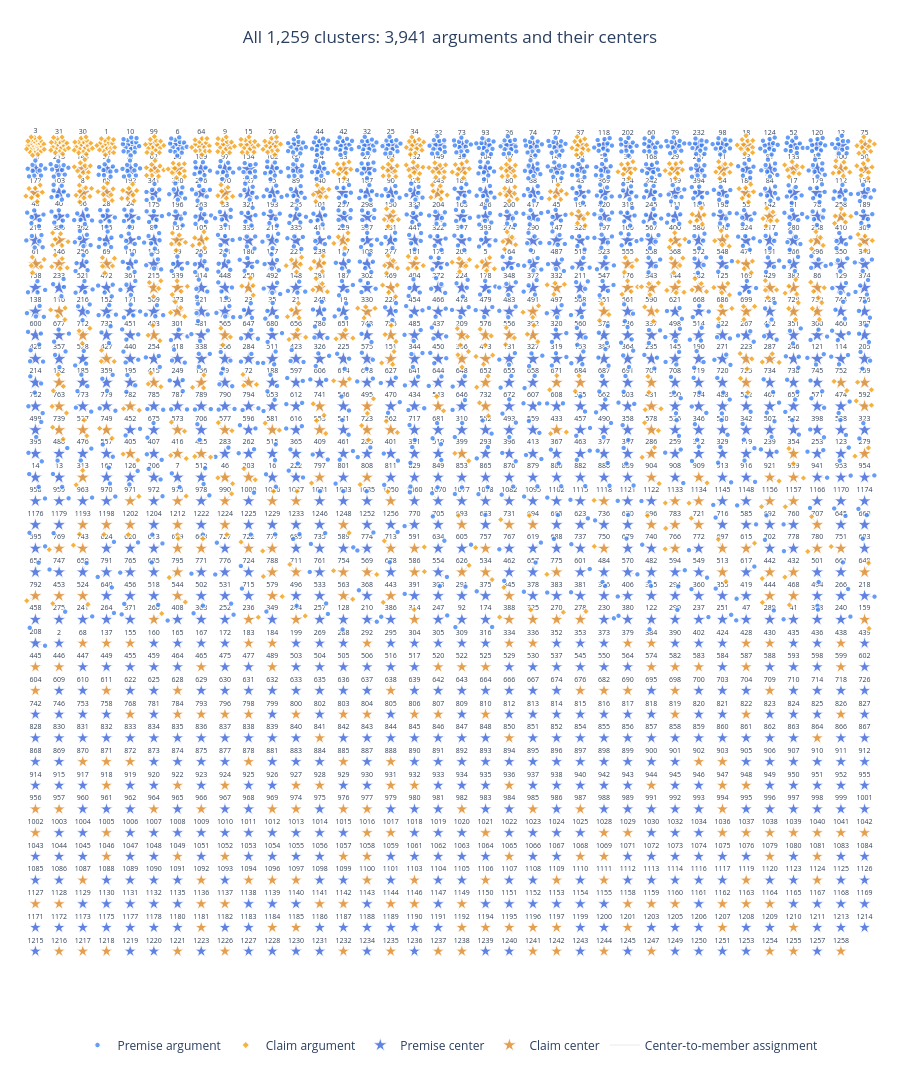

The notebook cell saved with this chart:
### Markdown cell above
## 8. All-cluster center and argument atlas

This Plotly atlas places every partition in one zoomable grid, ordered by decreasing cluster size and then increasing conductance. A star marks the observed center argument returned by the partitioner; circles and diamonds are the remaining premise and claim arguments. Gray spokes connect every member to its center. The center is an actual argument, not an averaged embedding centroid.

### Code cell
import plotly.graph_objects as go

ATLAS_CELL_RADIUS = 0.42
ATLAS_GOLDEN_ANGLE = np.pi * (3.0 - np.sqrt(5.0))

atlas_cluster_order = (
    partition_diagnostics.sort_values(
        ["size", "conductance", "cluster_id"],
        ascending=[False, True, True],
    )["cluster_id"]
    .astype(int)
    .tolist()
)
atlas_columns = int(np.ceil(np.sqrt(len(atlas_cluster_order))))
atlas_rows = int(np.ceil(len(atlas_cluster_order) / atlas_columns))
atlas_cluster_coordinates = {
    cluster_id: (
        float(position % atlas_columns),
        float(-(position // atlas_columns)),
    )
    for position, cluster_id in enumerate(atlas_cluster_order)
}
atlas_cluster_rows = {
    int(cluster_id): rows
    for cluster_id, rows in restored_cluster_arguments.groupby(
        "cluster_id",
        sort=False,
    )
}

atlas_groups = {
    "member_premise": {"x": [], "y": [], "hover": [], "text": [], "size": []},
    "member_claim": {"x": [], "y": [], "hover": [], "text": [], "size": []},
    "center_premise": {"x": [], "y": [], "hover": [], "text": [], "size": []},
    "center_claim": {"x": [], "y": [], "hover": [], "text": [], "size": []},
}
atlas_spoke_x = []
atlas_spoke_y = []


def _append_atlas_argument(group_name, row, x, y):
    text_preview = str(row["text"])
    if len(text_preview) > 220:
        text_preview = f"{text_preview[:217]}..."

    cluster_id = int(row["cluster_id"])
    is_center = bool(row["is_center"])
    group = atlas_groups[group_name]
    group["x"].append(x)
    group["y"].append(y)
    group["text"].append(str(cluster_id) if is_center else "")
    group["size"].append(
        8.0 + 1.5 * np.sqrt(float(row["cluster_size"]))
        if is_center
        else 5.5
    )
    group["hover"].append(
        f"<b>Cluster {cluster_id} · "
        f"{'center argument' if is_center else 'member argument'}</b><br>"
        f"Cluster size: {int(row['cluster_size'])}<br>"
        f"Conductance: {float(row['conductance']):.4f}<br>"
        f"Node: {row['node_id']}<br>"
        f"Document: {row['document_id']}<br>"
        f"Type: {row['argument_type']}<br>"
        f"Role: {row['argumentative_role']}<br>"
        f"Section: {row['section']}<br>"
        f"{text_preview}"
    )


for cluster_id in atlas_cluster_order:
    cluster_rows = atlas_cluster_rows[cluster_id]
    center_rows = cluster_rows.loc[cluster_rows["is_center"]]
    if len(center_rows) != 1:
        raise AssertionError(
            f"Cluster {cluster_id} has {len(center_rows)} center arguments"
        )

    center_x, center_y = atlas_cluster_coordinates[cluster_id]
    center_row = center_rows.iloc[0]
    center_group = f"center_{str(center_row['argument_type']).lower()}"
    _append_atlas_argument(
        center_group,
        center_row,
        center_x,
        center_y,
    )

    member_rows = cluster_rows.loc[~cluster_rows["is_center"]].sort_values(
        "global_node_index"
    )
    member_count = len(member_rows)
    angle_offset = (cluster_id % 360) * np.pi / 180.0
    for member_rank, (_, member_row) in enumerate(
        member_rows.iterrows(),
        start=1,
    ):
        radial_fraction = np.sqrt(member_rank / max(member_count, 1))
        member_radius = ATLAS_CELL_RADIUS * radial_fraction
        member_angle = angle_offset + member_rank * ATLAS_GOLDEN_ANGLE
        member_x = center_x + member_radius * np.cos(member_angle)
        member_y = center_y + member_radius * np.sin(member_angle)

        member_group = (
            f"member_{str(member_row['argument_type']).lower()}"
        )
        _append_atlas_argument(
            member_group,
            member_row,
            member_x,
            member_y,
        )
        atlas_spoke_x.extend([center_x, member_x, None])
        atlas_spoke_y.extend([center_y, member_y, None])

all_clusters_figure = go.Figure()
all_clusters_figure.add_trace(
    go.Scattergl(
        x=atlas_spoke_x,
        y=atlas_spoke_y,
        mode="lines",
        line={"color": "rgba(100, 116, 139, 0.22)", "width": 0.7},
        hoverinfo="skip",
        name="Center-to-member assignment",
        legendrank=5,
    )
)

for group_name, label, color, symbol, legend_rank in [
    ("member_premise", "Premise argument", "#3B82F6", "circle", 1),
    ("member_claim", "Claim argument", "#F59E0B", "diamond", 2),
]:
    group = atlas_groups[group_name]
    all_clusters_figure.add_trace(
        go.Scattergl(
            x=group["x"],
            y=group["y"],
            mode="markers",
            hovertext=group["hover"],
            hovertemplate="%{hovertext}<extra></extra>",
            marker={
                "color": color,
                "size": group["size"],
                "symbol": symbol,
                "opacity": 0.78,
            },
            name=label,
            legendrank=legend_rank,
        )
    )

for group_name, label, color, legend_rank in [
    ("center_premise", "Premise center", "#1D4ED8", 3),
    ("center_claim", "Claim center", "#D97706", 4),
]:
    group = atlas_groups[group_name]
    all_clusters_figure.add_trace(
        go.Scatter(
            x=group["x"],
            y=group["y"],
            mode="markers+text",
            text=group["text"],
            textposition="top center",
            textfont={"size": 7, "color": "#334155"},
            hovertext=group["hover"],
            hovertemplate="%{hovertext}<extra></extra>",
            marker={
                "color": color,
                "size": group["size"],
                "symbol": "star",
                "line": {"color": "white", "width": 0.8},
            },
            name=label,
            legendrank=legend_rank,
        )
    )

all_clusters_figure.update_layout(
    title={
        "text": (
            f"All {len(atlas_cluster_order):,} clusters: "
            f"{len(restored_cluster_arguments):,} arguments and their centers"
        ),
        "x": 0.5,
        "xanchor": "center",
    },
    template="plotly_white",
    height=1250,
    hovermode="closest",
    dragmode="pan",
    legend={
        "orientation": "h",
        "x": 0.5,
        "xanchor": "center",
        "y": -0.02,
        "yanchor": "top",
    },
    margin={"l": 20, "r": 20, "t": 85, "b": 80},
    xaxis={
        "visible": False,
        "range": [-0.65, atlas_columns - 0.35],
        "fixedrange": False,
    },
    yaxis={
        "visible": False,
        "range": [-atlas_rows + 0.35, 0.65],
        "scaleanchor": "x",
        "scaleratio": 1,
        "fixedrange": False,
    },
    plot_bgcolor="white",
)
all_clusters_figure.show()

### Figure 1 — Plotly figure (JSON) as saved in the notebook; plotly's stock layout.template omitted (floating-point values rounded to 4 significant figures; data arrays with more than 128 entries replaced by an {"elided": "..."} marker saying what was removed)
{"data": [{"hoverinfo": "skip", "legendrank": 5, "line": {"color": "rgba(100, 116, 139, 0.22)", "width": 0.7}, "mode": "lines", "name": "Center-to-member assignment", "x": {"elided": "8046 float values"}, "y": {"elided": "8046 float values"}, "type": "scattergl"}, {"hovertemplate": "%{hovertext}<extra></extra>", "hovertext": {"elided": "1834 str values"}, "legendrank": 1, "marker": {"color": "#3B82F6", "opacity": 0.78, "size": {"elided": "1834 float values"}, "symbol": "circle"}, "mode": "markers", "name": "Premise argument", "x": {"elided": "1834 float values"}, "y": {"elided": "1834 float values"}, "type": "scattergl"}, {"hovertemplate": "%{hovertext}<extra></extra>", "hovertext": {"elided": "848 str values"}, "legendrank": 2, "marker": {"color": "#F59E0B", "opacity": 0.78, "size": {"elided": "848 float values"}, "symbol": "diamond"}, "mode": "markers", "name": "Claim argument", "x": {"elided": "848 float values"}, "y": {"elided": "848 float values"}, "type": "scattergl"}, {"hovertemplate": "%{hovertext}<extra></extra>", "hovertext": {"elided": "876 str values"}, "legendrank": 3, "marker": {"color": "#1D4ED8", "line": {"color": "white", "width": 0.8}, "size": {"elided": "876 float values"}, "symbol": "star"}, "mode": "markers+text", "name": "Premise center", "text": {"elided": "876 str values"}, "textfont": {"color": "#334155", "size": 7}, "textposition": "top center", "x": {"elided": "876 float values"}, "y": {"elided": "876 float values"}, "type": "scatter"}, {"hovertemplate": "%{hovertext}<extra></extra>", "hovertext": {"elided": "383 str values"}, "legendrank": 4, "marker": {"color": "#D97706", "line": {"color": "white", "width": 0.8}, "size": {"elided": "383 float values"}, "symbol": "star"}, "mode": "markers+text", "name": "Claim center", "text": {"elided": "383 str values"}, "textfont": {"color": "#334155", "size": 7}, "textposition": "top center", "x": {"elided": "383 float values"}, "y": {"elided": "383 float values"}, "type": "scatter"}], "layout": {"title": {"text": "All 1,259 clusters: 3,941 arguments and their centers", "x": 0.5, "xanchor": "center"}, "legend": {"orientation": "h", "x": 0.5, "xanchor": "center", "y": -0.02, "yanchor": "top"}, "margin": {"l": 20, "r": 20, "t": 85, "b": 80}, "xaxis": {"visible": false, "range": [-0.65, 35.65], "fixedrange": false}, "yaxis": {"visible": false, "range": [-34.65, 0.65], "scaleanchor": "x", "scaleratio": 1, "fixedrange": false}, "height": 1250, "hovermode": "closest", "dragmode": "pan", "plot_bgcolor": "white"}}
